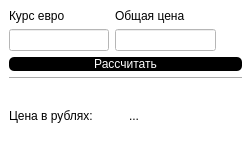
<?xml version="1.0" encoding="UTF-8"?>
<ui version="4.0">
 <class>MainWindow</class>
 <widget class="QMainWindow" name="MainWindow">
  <property name="geometry">
   <rect>
    <x>0</x>
    <y>0</y>
    <width>251</width>
    <height>155</height>
   </rect>
  </property>
  <property name="minimumSize">
   <size>
    <width>251</width>
    <height>155</height>
   </size>
  </property>
  <property name="maximumSize">
   <size>
    <width>251</width>
    <height>155</height>
   </size>
  </property>
  <property name="windowTitle">
   <string>MainWindow</string>
  </property>
  <property name="styleSheet">
   <string notr="true">background-color: white;</string>
  </property>
  <widget class="QWidget" name="centralwidget">
   <layout class="QGridLayout" name="gridLayout">
    <item row="0" column="0">
     <layout class="QVBoxLayout" name="verticalLayout_3">
      <item>
       <layout class="QHBoxLayout" name="horizontalLayout">
        <item>
         <layout class="QVBoxLayout" name="verticalLayout_2">
          <item>
           <widget class="QLabel" name="euroValueLabel">
            <property name="text">
             <string>Курс евро</string>
            </property>
           </widget>
          </item>
          <item>
           <widget class="QLineEdit" name="euroValueEdit"/>
          </item>
         </layout>
        </item>
        <item>
         <layout class="QVBoxLayout" name="verticalLayout">
          <item>
           <widget class="QLabel" name="priceLabel">
            <property name="text">
             <string>Общая цена</string>
            </property>
           </widget>
          </item>
          <item>
           <widget class="QLineEdit" name="priceEdit"/>
          </item>
         </layout>
        </item>
        <item>
         <widget class="QLabel" name="questionMark">
          <property name="minimumSize">
           <size>
            <width>20</width>
            <height>20</height>
           </size>
          </property>
          <property name="maximumSize">
           <size>
            <width>20</width>
            <height>20</height>
           </size>
          </property>
          <property name="text">
           <string/>
          </property>
          <property name="pixmap">
           <pixmap resource="resources.qrc">:/new/icons/question-mark.png</pixmap>
          </property>
          <property name="scaledContents">
           <bool>true</bool>
          </property>
         </widget>
        </item>
       </layout>
      </item>
      <item>
       <widget class="QPushButton" name="button">
        <property name="styleSheet">
         <string notr="true">QPushButton{
	background-color: black; border: none;
	font: 87 15pt &quot;Segoe UI Black&quot;;
	color: white;
	border-radius: 5px;
}
QPushButton:pressed{
	border: 3px solid;
	border-color: #a20379;
	padding: 0px;
}</string>
        </property>
        <property name="text">
         <string>Рассчитать</string>
        </property>
       </widget>
      </item>
      <item>
       <widget class="Line" name="line">
        <property name="orientation">
         <enum>Qt::Horizontal</enum>
        </property>
       </widget>
      </item>
      <item>
       <layout class="QHBoxLayout" name="horizontalLayout_2">
        <item>
         <widget class="QLabel" name="priceLabel2">
          <property name="text">
           <string>Цена в рублях:</string>
          </property>
         </widget>
        </item>
        <item>
         <widget class="QLabel" name="priceValueLabel">
          <property name="text">
           <string>...</string>
          </property>
         </widget>
        </item>
       </layout>
      </item>
     </layout>
    </item>
   </layout>
  </widget>
 </widget>
 <resources>
  <include location="resources.qrc"/>
 </resources>
 <connections/>
</ui>
